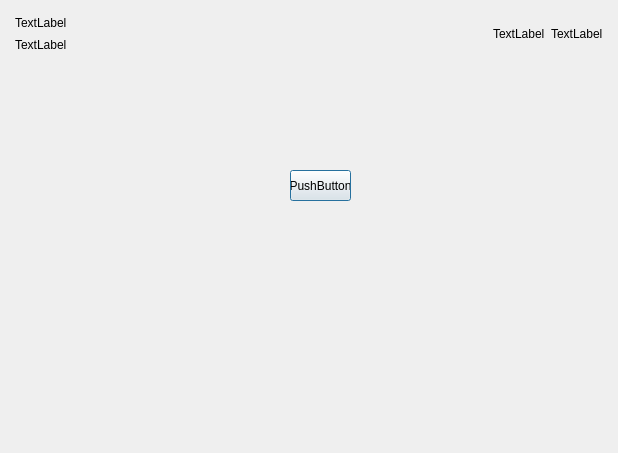
<?xml version="1.0" encoding="UTF-8"?>
<ui version="4.0">
 <class>MainWindow</class>
 <widget class="QDialog" name="MainWindow">
  <property name="geometry">
   <rect>
    <x>0</x>
    <y>0</y>
    <width>618</width>
    <height>453</height>
   </rect>
  </property>
  <property name="windowTitle">
   <string/>
  </property>
  <widget class="QWidget" name="verticalLayoutWidget">
   <property name="geometry">
    <rect>
     <x>2</x>
     <y>70</y>
     <width>101</width>
     <height>380</height>
    </rect>
   </property>
   <layout class="QVBoxLayout" name="verticalLayout"/>
  </widget>
  <widget class="QWidget" name="horizontalLayoutWidget_2">
   <property name="geometry">
    <rect>
     <x>4</x>
     <y>3</y>
     <width>610</width>
     <height>61</height>
    </rect>
   </property>
   <layout class="QHBoxLayout" name="horizontalLayout_3">
    <item>
     <layout class="QVBoxLayout" name="verticalLayout_3">
      <item>
       <widget class="QLabel" name="label">
        <property name="text">
         <string>TextLabel</string>
        </property>
       </widget>
      </item>
      <item>
       <widget class="QLabel" name="label_2">
        <property name="text">
         <string>TextLabel</string>
        </property>
       </widget>
      </item>
     </layout>
    </item>
    <item>
     <spacer name="horizontalSpacer">
      <property name="orientation">
       <enum>Qt::Horizontal</enum>
      </property>
      <property name="sizeHint" stdset="0">
       <size>
        <width>20</width>
        <height>20</height>
       </size>
      </property>
     </spacer>
    </item>
    <item>
     <layout class="QHBoxLayout" name="horizontalLayout_2">
      <item>
       <widget class="QLabel" name="label_4">
        <property name="text">
         <string>TextLabel</string>
        </property>
       </widget>
      </item>
      <item>
       <widget class="QLabel" name="label_3">
        <property name="text">
         <string>TextLabel</string>
        </property>
       </widget>
      </item>
     </layout>
    </item>
   </layout>
  </widget>
  <widget class="QPushButton" name="pushButton">
   <property name="geometry">
    <rect>
     <x>290</x>
     <y>170</y>
     <width>61</width>
     <height>31</height>
    </rect>
   </property>
   <property name="text">
    <string>PushButton</string>
   </property>
  </widget>
 </widget>
 <layoutdefault spacing="6" margin="11"/>
 <resources/>
 <connections/>
</ui>
